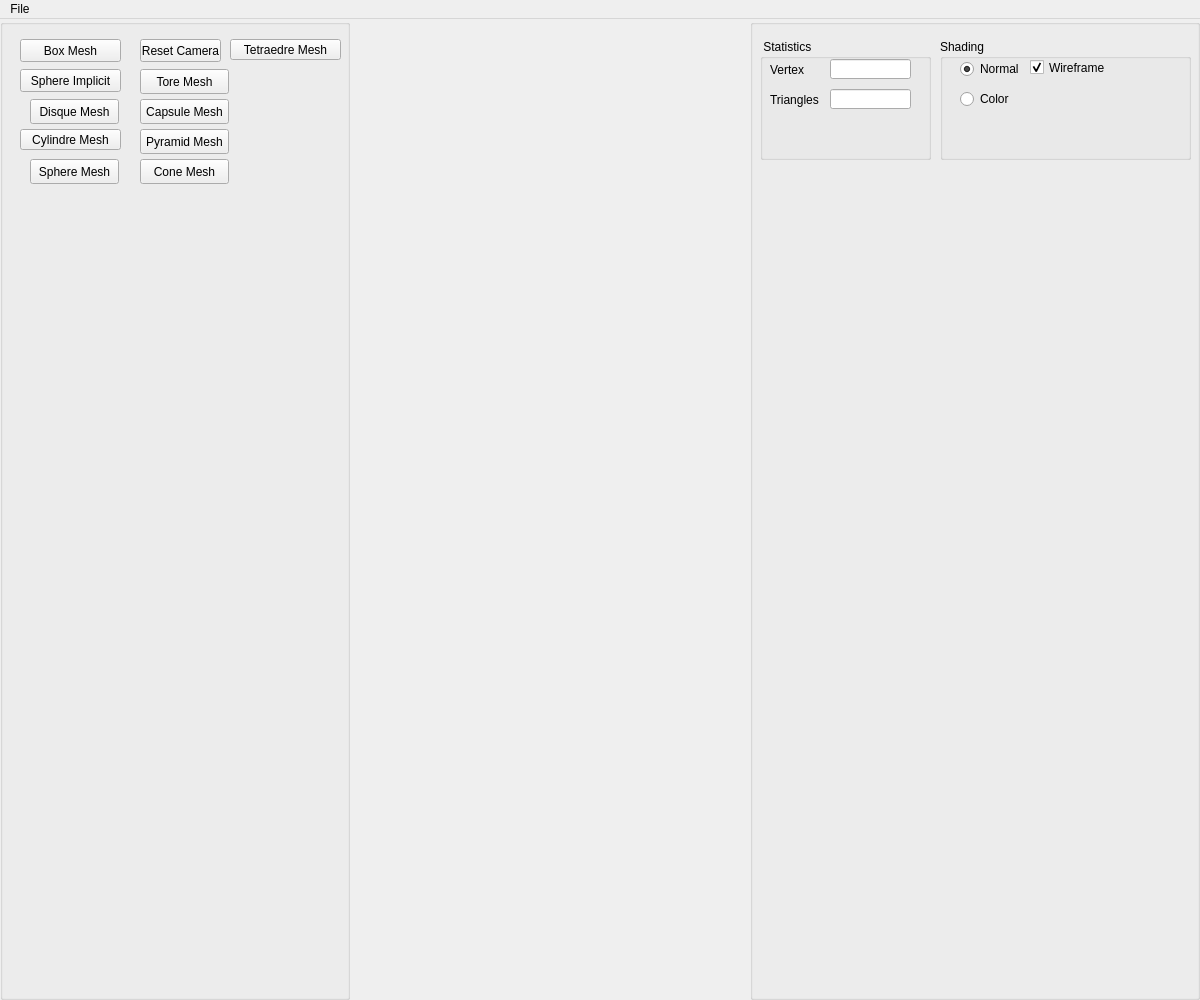
<?xml version="1.0" encoding="UTF-8"?>
<ui version="4.0">
 <class>Assets</class>
 <widget class="QMainWindow" name="Assets">
  <property name="geometry">
   <rect>
    <x>0</x>
    <y>0</y>
    <width>1200</width>
    <height>1000</height>
   </rect>
  </property>
  <property name="minimumSize">
   <size>
    <width>420</width>
    <height>300</height>
   </size>
  </property>
  <property name="windowTitle">
   <string>Implicit Terrain</string>
  </property>
  <widget class="QWidget" name="centralwidget">
   <layout class="QHBoxLayout">
    <property name="spacing">
     <number>0</number>
    </property>
    <property name="leftMargin">
     <number>0</number>
    </property>
    <property name="topMargin">
     <number>0</number>
    </property>
    <property name="rightMargin">
     <number>0</number>
    </property>
    <property name="bottomMargin">
     <number>0</number>
    </property>
    <item>
     <widget class="QGroupBox" name="Objects_groupBox">
      <property name="enabled">
       <bool>true</bool>
      </property>
      <property name="sizePolicy">
       <sizepolicy hsizetype="Fixed" vsizetype="Minimum">
        <horstretch>0</horstretch>
        <verstretch>0</verstretch>
       </sizepolicy>
      </property>
      <property name="minimumSize">
       <size>
        <width>350</width>
        <height>250</height>
       </size>
      </property>
      <property name="title">
       <string/>
      </property>
      <widget class="QPushButton" name="boxMesh">
       <property name="geometry">
        <rect>
         <x>20</x>
         <y>20</y>
         <width>101</width>
         <height>23</height>
        </rect>
       </property>
       <property name="toolTip">
        <string>&lt;!DOCTYPE HTML PUBLIC &quot;-//W3C//DTD HTML 4.0//EN&quot; &quot;http://www.w3.org/TR/REC-html40/strict.dtd&quot;&gt;
&lt;html&gt;&lt;head&gt;&lt;meta name=&quot;qrichtext&quot; content=&quot;1&quot; /&gt;&lt;style type=&quot;text/css&quot;&gt;
p, li { white-space: pre-wrap; }
&lt;/style&gt;&lt;/head&gt;&lt;body style=&quot; font-family:'MS Shell Dlg 2'; font-size:8pt; font-weight:400; font-style:normal;&quot;&gt;
&lt;p style=&quot; margin-top:0px; margin-bottom:0px; margin-left:0px; margin-right:0px; -qt-block-indent:0; text-indent:0px;&quot;&gt;&lt;span style=&quot; color:#5500ff;&quot;&gt;Callback #01&lt;/span&gt;&lt;/p&gt;
&lt;p style=&quot; margin-top:0px; margin-bottom:0px; margin-left:0px; margin-right:0px; -qt-block-indent:0; text-indent:0px;&quot;&gt;&lt;span style=&quot; font-style:italic; color:#aa00ff;&quot;&gt;Create Eurographics 1996 Bear&lt;/span&gt;&lt;/p&gt;&lt;/body&gt;&lt;/html&gt;</string>
       </property>
       <property name="text">
        <string>Box Mesh</string>
       </property>
       <property name="checkable">
        <bool>false</bool>
       </property>
      </widget>
      <widget class="QPushButton" name="resetcameraButton">
       <property name="geometry">
        <rect>
         <x>140</x>
         <y>20</y>
         <width>81</width>
         <height>23</height>
        </rect>
       </property>
       <property name="toolTip">
        <string>&lt;html&gt;&lt;head/&gt;&lt;body&gt;&lt;p&gt;&lt;span style=&quot; color:#5500ff;&quot;&gt;Callback #03&lt;/span&gt;&lt;/p&gt;&lt;p&gt;&lt;span style=&quot; font-style:italic; color:#aa00ff;&quot;&gt;Create Eurographics 1996 Bird&lt;/span&gt;&lt;/p&gt;&lt;/body&gt;&lt;/html&gt;</string>
       </property>
       <property name="text">
        <string>Reset Camera</string>
       </property>
       <property name="checkable">
        <bool>true</bool>
       </property>
       <property name="autoDefault">
        <bool>false</bool>
       </property>
       <property name="default">
        <bool>false</bool>
       </property>
       <property name="flat">
        <bool>false</bool>
       </property>
      </widget>
      <widget class="QPushButton" name="sphereImplicit">
       <property name="geometry">
        <rect>
         <x>20</x>
         <y>50</y>
         <width>101</width>
         <height>23</height>
        </rect>
       </property>
       <property name="toolTip">
        <string>&lt;!DOCTYPE HTML PUBLIC &quot;-//W3C//DTD HTML 4.0//EN&quot; &quot;http://www.w3.org/TR/REC-html40/strict.dtd&quot;&gt;
&lt;html&gt;&lt;head&gt;&lt;meta name=&quot;qrichtext&quot; content=&quot;1&quot; /&gt;&lt;style type=&quot;text/css&quot;&gt;
p, li { white-space: pre-wrap; }
&lt;/style&gt;&lt;/head&gt;&lt;body style=&quot; font-family:'MS Shell Dlg 2'; font-size:8pt; font-weight:400; font-style:normal;&quot;&gt;
&lt;p style=&quot; margin-top:0px; margin-bottom:0px; margin-left:0px; margin-right:0px; -qt-block-indent:0; text-indent:0px;&quot;&gt;&lt;span style=&quot; color:#5500ff;&quot;&gt;Callback #01&lt;/span&gt;&lt;/p&gt;
&lt;p style=&quot; margin-top:0px; margin-bottom:0px; margin-left:0px; margin-right:0px; -qt-block-indent:0; text-indent:0px;&quot;&gt;&lt;span style=&quot; font-style:italic; color:#aa00ff;&quot;&gt;Create Eurographics 1996 Bear&lt;/span&gt;&lt;/p&gt;&lt;/body&gt;&lt;/html&gt;</string>
       </property>
       <property name="text">
        <string>Sphere Implicit</string>
       </property>
       <property name="checkable">
        <bool>false</bool>
       </property>
      </widget>
      <widget class="QPushButton" name="disqueMesh">
       <property name="geometry">
        <rect>
         <x>30</x>
         <y>80</y>
         <width>89</width>
         <height>25</height>
        </rect>
       </property>
       <property name="text">
        <string>Disque Mesh</string>
       </property>
      </widget>
      <widget class="QPushButton" name="cylindreMesh">
       <property name="geometry">
        <rect>
         <x>20</x>
         <y>110</y>
         <width>101</width>
         <height>21</height>
        </rect>
       </property>
       <property name="text">
        <string>Cylindre Mesh</string>
       </property>
      </widget>
      <widget class="QPushButton" name="sphereMesh">
       <property name="geometry">
        <rect>
         <x>30</x>
         <y>140</y>
         <width>89</width>
         <height>25</height>
        </rect>
       </property>
       <property name="text">
        <string>Sphere Mesh</string>
       </property>
      </widget>
      <widget class="QPushButton" name="toreMesh">
       <property name="geometry">
        <rect>
         <x>140</x>
         <y>50</y>
         <width>89</width>
         <height>25</height>
        </rect>
       </property>
       <property name="text">
        <string>Tore Mesh</string>
       </property>
      </widget>
      <widget class="QPushButton" name="capsuleMesh">
       <property name="geometry">
        <rect>
         <x>140</x>
         <y>80</y>
         <width>89</width>
         <height>25</height>
        </rect>
       </property>
       <property name="text">
        <string>Capsule Mesh</string>
       </property>
      </widget>
      <widget class="QPushButton" name="pyramidMesh">
       <property name="geometry">
        <rect>
         <x>140</x>
         <y>110</y>
         <width>89</width>
         <height>25</height>
        </rect>
       </property>
       <property name="text">
        <string>Pyramid Mesh</string>
       </property>
      </widget>
      <widget class="QPushButton" name="tetraedreMesh">
       <property name="geometry">
        <rect>
         <x>230</x>
         <y>20</y>
         <width>111</width>
         <height>21</height>
        </rect>
       </property>
       <property name="text">
        <string>Tetraedre Mesh</string>
       </property>
      </widget>
      <widget class="QPushButton" name="coneMesh">
       <property name="geometry">
        <rect>
         <x>140</x>
         <y>140</y>
         <width>89</width>
         <height>25</height>
        </rect>
       </property>
       <property name="text">
        <string>Cone Mesh</string>
       </property>
      </widget>
     </widget>
    </item>
    <item>
     <widget class="QWidget" name="widget_GL" native="true"/>
    </item>
    <item>
     <widget class="QGroupBox" name="Parameters_groupBox">
      <property name="sizePolicy">
       <sizepolicy hsizetype="Maximum" vsizetype="Minimum">
        <horstretch>0</horstretch>
        <verstretch>0</verstretch>
       </sizepolicy>
      </property>
      <property name="minimumSize">
       <size>
        <width>450</width>
        <height>141</height>
       </size>
      </property>
      <property name="title">
       <string/>
      </property>
      <widget class="QGroupBox" name="groupBox_4">
       <property name="geometry">
        <rect>
         <x>10</x>
         <y>20</y>
         <width>171</width>
         <height>121</height>
        </rect>
       </property>
       <property name="title">
        <string> Statistics</string>
       </property>
       <widget class="QLabel" name="label_2">
        <property name="geometry">
         <rect>
          <x>10</x>
          <y>20</y>
          <width>61</width>
          <height>21</height>
         </rect>
        </property>
        <property name="text">
         <string>Vertex</string>
        </property>
       </widget>
       <widget class="QLineEdit" name="lineEdit_2">
        <property name="geometry">
         <rect>
          <x>70</x>
          <y>50</y>
          <width>81</width>
          <height>20</height>
         </rect>
        </property>
        <property name="alignment">
         <set>Qt::AlignRight|Qt::AlignTrailing|Qt::AlignVCenter</set>
        </property>
       </widget>
       <widget class="QLabel" name="label_3">
        <property name="geometry">
         <rect>
          <x>10</x>
          <y>50</y>
          <width>61</width>
          <height>21</height>
         </rect>
        </property>
        <property name="text">
         <string>Triangles</string>
        </property>
       </widget>
       <widget class="QLineEdit" name="lineEdit">
        <property name="geometry">
         <rect>
          <x>70</x>
          <y>20</y>
          <width>81</width>
          <height>20</height>
         </rect>
        </property>
        <property name="text">
         <string/>
        </property>
        <property name="alignment">
         <set>Qt::AlignRight|Qt::AlignTrailing|Qt::AlignVCenter</set>
        </property>
       </widget>
      </widget>
      <widget class="QGroupBox" name="groupBox_13">
       <property name="geometry">
        <rect>
         <x>190</x>
         <y>20</y>
         <width>251</width>
         <height>121</height>
        </rect>
       </property>
       <property name="title">
        <string>Shading</string>
       </property>
       <widget class="QRadioButton" name="radioShadingButton_1">
        <property name="geometry">
         <rect>
          <x>20</x>
          <y>20</y>
          <width>61</width>
          <height>20</height>
         </rect>
        </property>
        <property name="text">
         <string>Normal</string>
        </property>
        <property name="checked">
         <bool>true</bool>
        </property>
       </widget>
       <widget class="QCheckBox" name="wireframe">
        <property name="geometry">
         <rect>
          <x>90</x>
          <y>20</y>
          <width>81</width>
          <height>17</height>
         </rect>
        </property>
        <property name="text">
         <string>Wireframe</string>
        </property>
        <property name="checked">
         <bool>true</bool>
        </property>
       </widget>
       <widget class="QRadioButton" name="radioShadingButton_2">
        <property name="geometry">
         <rect>
          <x>20</x>
          <y>50</y>
          <width>61</width>
          <height>20</height>
         </rect>
        </property>
        <property name="text">
         <string>Color</string>
        </property>
        <property name="checked">
         <bool>false</bool>
        </property>
       </widget>
      </widget>
     </widget>
    </item>
   </layout>
  </widget>
  <widget class="QMenuBar" name="menubar">
   <property name="geometry">
    <rect>
     <x>0</x>
     <y>0</y>
     <width>1200</width>
     <height>22</height>
    </rect>
   </property>
   <widget class="QMenu" name="menuFile">
    <property name="title">
     <string>File</string>
    </property>
   </widget>
   <addaction name="menuFile"/>
  </widget>
  <action name="actionExit">
   <property name="text">
    <string>Exit</string>
   </property>
   <property name="shortcut">
    <string>Esc</string>
   </property>
  </action>
  <action name="actionNew_Scene">
   <property name="text">
    <string>New Scene</string>
   </property>
  </action>
  <action name="actionExport_obj">
   <property name="text">
    <string>OBJ File (.obj)</string>
   </property>
  </action>
  <action name="actionExport_ma">
   <property name="text">
    <string>Maya File (.ma)</string>
   </property>
  </action>
  <action name="actionLoad_ma">
   <property name="text">
    <string>Load</string>
   </property>
  </action>
  <action name="actionGL">
   <property name="text">
    <string>GL</string>
   </property>
  </action>
  <action name="actionVectorized">
   <property name="text">
    <string>Vectorized</string>
   </property>
  </action>
  <action name="actionExport_svg">
   <property name="text">
    <string>SVG File (.svg)</string>
   </property>
  </action>
  <action name="actionSphere_Tracing_png">
   <property name="text">
    <string>Sphere Tracing (.png)</string>
   </property>
  </action>
 </widget>
 <resources/>
 <connections/>
</ui>
